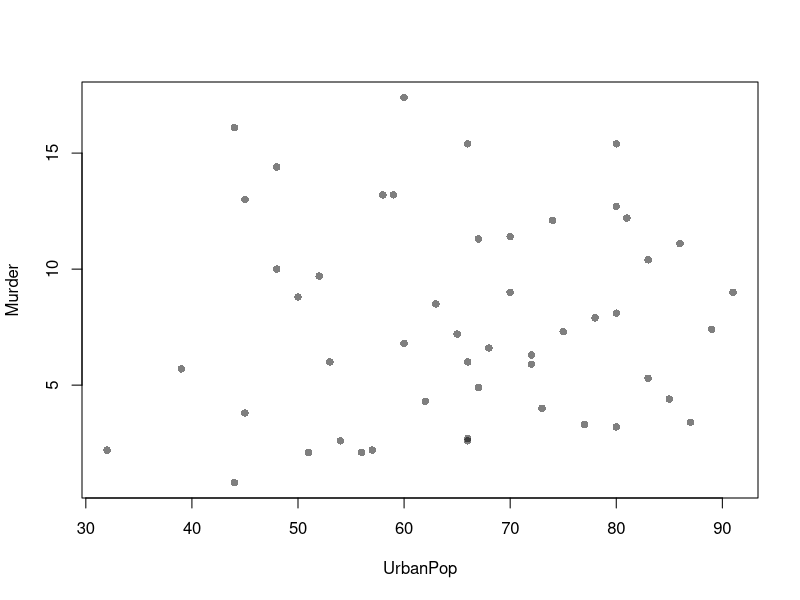
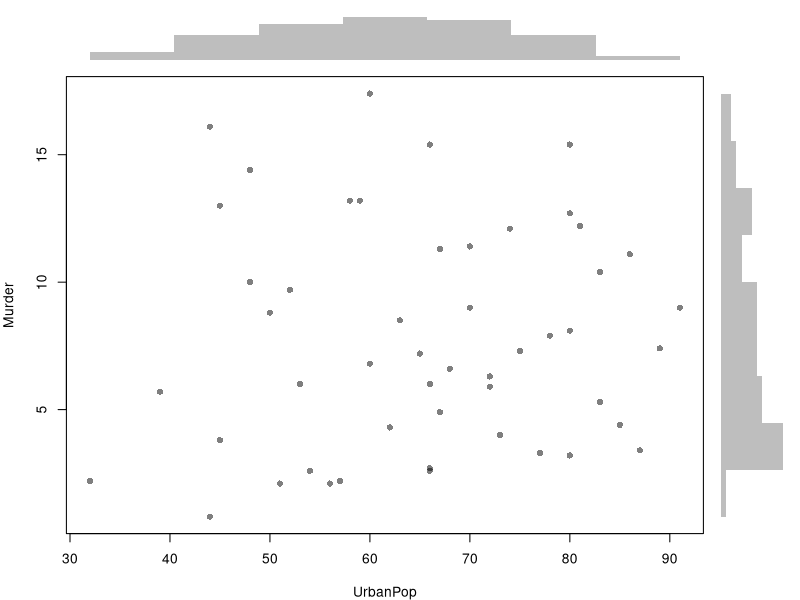
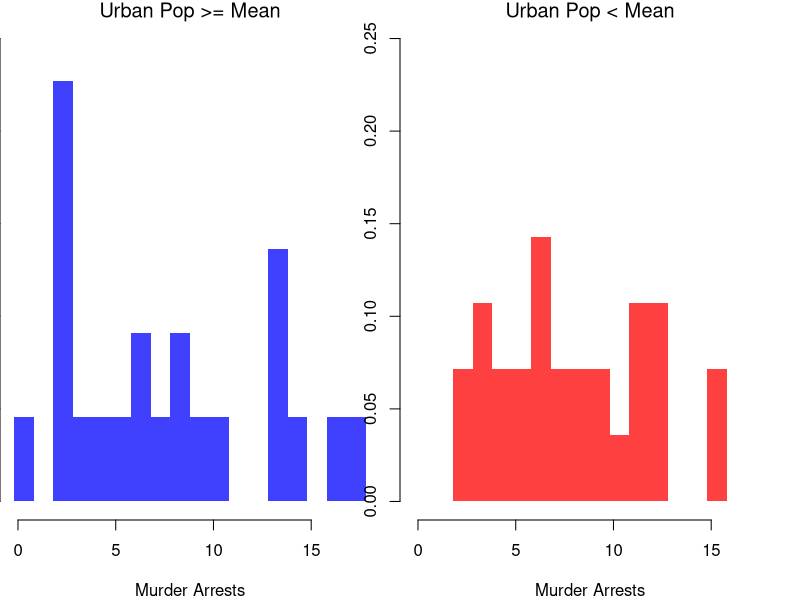
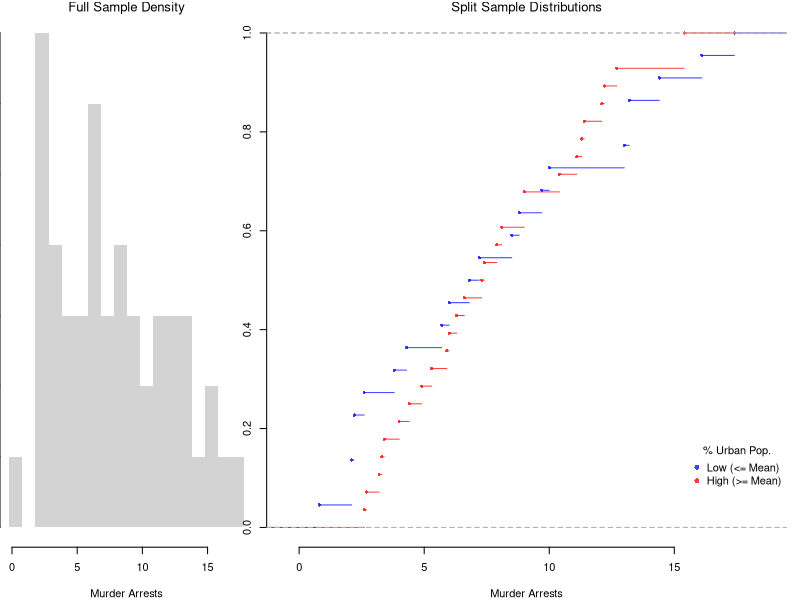
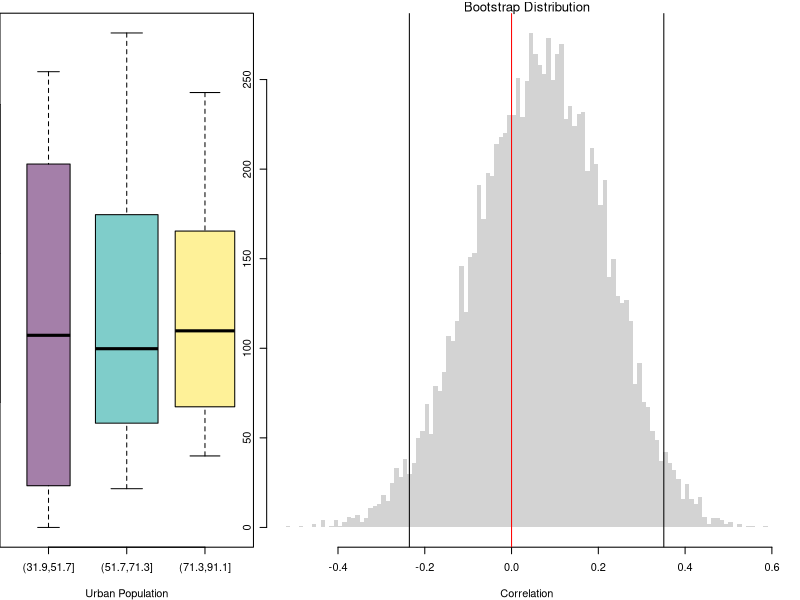
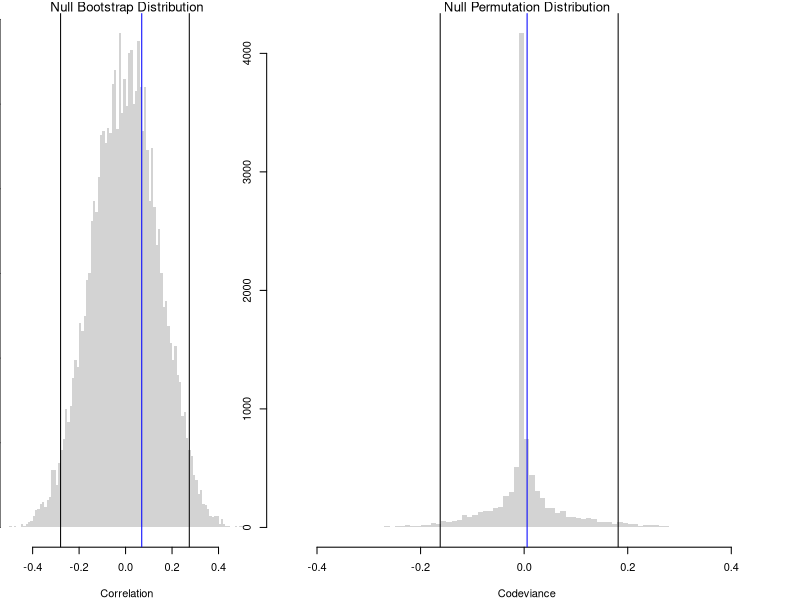
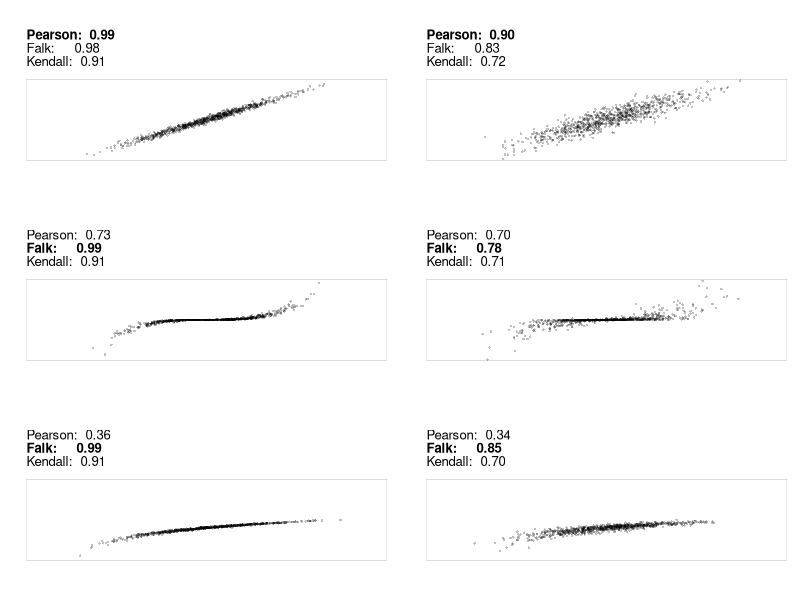
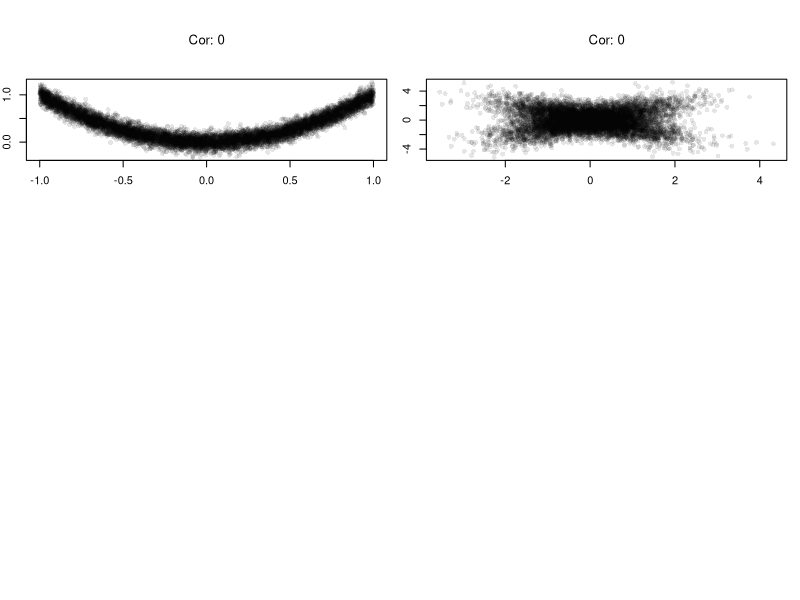

Reproduce these figures in R, in order.
## ---- chunk 1
# Bivariate Data from USArrests
xy <- USArrests[,c('Murder','UrbanPop')]
xy[1,]
## ---- chunk 2
plot(Murder~UrbanPop, USArrests, pch=16, col=grey(0.,.5))
## ---- chunk 3
# Setup Plot
layout( matrix(c(2,0,1,3), ncol=2, byrow=TRUE),
    widths=c(9/10,1/10), heights=c(1/10,9/10))

# Scatterplot
par(mar=c(4,4,1,1))
plot(Murder~UrbanPop, USArrests, pch=16, col=rgb(0,0,0,.5))

# Add Marginals
par(mar=c(0,4,1,1))
xhist <- hist(USArrests[,'UrbanPop'], plot=FALSE)
barplot(xhist[['counts']], axes=FALSE, space=0, border=NA)

par(mar=c(4,0,1,1))
yhist <- hist(USArrests[,'Murder'], plot=FALSE)
barplot(yhist[['counts']], axes=FALSE, space=0, horiz=TRUE, border=NA)
## ---- chunk 4
# Tailored Histogram 
ylim <- c(0,.25)
xbks <-  seq(min(USArrests[,'Murder'])-1, max(USArrests[,'Murder'])+1, by=1)

# Also show more information
# Split Data by Urban Population above/below mean
pop_mean <- mean(USArrests[,'UrbanPop'])
pop_cut <- USArrests[,'UrbanPop']< pop_mean
murder_lowpop <- USArrests[pop_cut,'Murder']
murder_highpop <- USArrests[!pop_cut,'Murder']
cols <- c(low=rgb(0,0,1,.75), high=rgb(1,0,0,.75))

par(mfrow=c(1,2))
hist(murder_lowpop,
    breaks=xbks, col=cols[1],
    main='Urban Pop >= Mean', font.main=1,
    xlab='Murder Arrests', freq=F,
    border=NA, ylim=ylim)

hist(murder_highpop,
    breaks=xbks, col=cols[2],
    main='Urban Pop < Mean', font.main=1,
    xlab='Murder Arrests', freq=F,
    border=NA, ylim=ylim)
## ---- chunk 5
layout( t(c(1,2,2)))
# Full Sample Density
hist(USArrests[,'Murder'], 
    main='Full Sample Density', font.main=1,
    xlab='Murder Arrests',
    breaks=xbks, freq=F, border=NA)

# Split Sample Distribution Comparison
F_lowpop <- ecdf(murder_lowpop)
plot(F_lowpop, col=cols[1],
    pch=16, xlab='Murder Arrests',
    main='Split Sample Distributions',
    font.main=1, bty='n')
F_highpop <- ecdf(murder_highpop)
plot(F_highpop, add=T, col=cols[2], pch=16)

legend('bottomright', col=cols,
    pch=16, bty='n', inset=c(0,.1),
    title='% Urban Pop.',
    legend=c('Low (<= Mean)','High (>= Mean)'))
## ---- chunk 6
# Simple Interactive Scatter Plot
# plot(Assault~UrbanPop, USArrests, col=grey(0,.5), pch=16,
#    cex=USArrests[,'Murder']/diff(range(USArrests[,'Murder']))*2,
#    main='US Murder arrests (per 100,000)')
## ---- chunk 7
# K Groups with even spacing (not even counts)
K <- 3
USArrests[,'UrbanPop_Kcut'] <- cut(USArrests[,'UrbanPop'],K)
table(USArrests[,'UrbanPop_Kcut'] )

# FUll sample
#boxplot(USArrests[,'Murder'], main='',
#    xlab='All Data', ylab='Murder Arrests')

# Boxplots for each group
Kcols <- hcl.colors(K,alpha=.5)
boxplot(Murder~UrbanPop_Kcut, USArrests,
    main='', col=Kcols, 
    varwidth=T, #show number of obs. per group
    xlab='Urban Population', ylab='')

# 4 Groups with equal numbers of observations
#Qcuts <- c(
#    '0%'=min(USArrests[,'UrbanPop'])-10*.Machine[['double.eps']],
#    quantile(USArrests[,'UrbanPop'], probs=c(.25,.5,.75,1)))
#USArrests[,'UrbanPop']_cut <- cut(USArrests[,'UrbanPop'], Qcuts)
#boxplot(Murder~UrbanPop_cut, USArrests, col=hcl.colors(4,alpha=.5))
## ---- chunk 8
# Create the Data
X <- c(0,1,2)
X
Y <- c(0.1,0.3,0.2)
Y

# Compute the Means
mX <- mean(X)
mY <- mean(Y)

# Compute the Deviances
dev_X <- X - mX
dev_Y <- Y - mY

# Compute the Covariance
cov_manual <-  sum(dev_X * dev_Y) / length(X)

# Compute the Standard Deviations
var_X <- sum(dev_X^2) / length(X)
sd_X <- sqrt(var_X)
var_Y <- sum(dev_Y^2) / length(Y)
sd_Y <- sqrt(var_Y)

# Compute the Correlation
cor_manual <- cov_manual / (sd_X * sd_Y)
cor_manual

# Verify with the built-in function
cor(X,Y)
## ---- chunk 9
# Load the Data
xy <- USArrests[,c('Murder','UrbanPop')]
xy_cor <- cor(xy[, 1], xy[, 2])
#plot(xy, pch=16, col=grey(0,.25))
    
# Bootstrap Distribution of Correlation
n <- nrow(xy)
bootstrap_cor <- vector(length=9999)
for(b in seq(bootstrap_cor) ){
    xy_b <- xy[sample(n, replace=T),]
    xy_cor_b <- cor(xy_b[, 1], xy_b[, 2])
    bootstrap_cor[b] <- xy_cor_b
}
hist(bootstrap_cor, breaks=100,
    border=NA, font.main=1,
    xlab='Correlation',
    main='Bootstrap Distribution')

## Test whether correlation is statistically different from 0
boot_ci <- quantile(bootstrap_cor, probs=c(0.025, 0.975))
abline(v=boot_ci)
abline(v=0, col='red')
## ---- chunk 10
xy <- USArrests[,c('Murder','UrbanPop')]
xy_cor <- cor(xy[, 1], xy[, 2])
#plot(xy, pch=16, col=grey(0,.25))
    
# Null Bootstrap Distribution of Correlation
n <- nrow(xy)
null_bootstrap_cor <- vector(length=9999)
for(b in seq(null_bootstrap_cor) ){
    xy_b <- xy
    xy_b[,'UrbanPop'] <- xy[sample(n, replace=T),'UrbanPop'] ## Reshuffle X
    xy_cor_b <- cor(xy_b[, 1], xy_b[, 2])
    null_bootstrap_cor[b] <- xy_cor_b
}
hist(null_bootstrap_cor, breaks=100,
    border=NA, font.main=1,
    xlab='Correlation',
    main='Null Bootstrap Distribution')

## Test whether correlation is statistically different from 0
boot_ci <- quantile(null_bootstrap_cor, probs=c(0.025, 0.975))
abline(v=boot_ci)
abline(v=xy_cor, col='blue')
## ---- chunk 11
codev <- function(xy) {
  # Compute medians for each column
  med <- apply(xy, 2, median)
  # Subtract the medians from each column
  xm <- sweep(xy, 2, med, "-")
  # Compute CoDev
  CoDev <- median(xm[, 1] * xm[, 2])
  # Compute the medians of absolute deviation
  MadProd <- prod( apply(abs(xm), 2, median) )
  # Return the robust correlation measure
  return( CoDev / MadProd)
}
xy_codev <- codev(xy)
xy_codev
## ---- chunk 12
xy <- USArrests[,c('Murder','UrbanPop')]
xy_cor <- cor(xy[, 1], xy[, 2])
#plot(xy, pch=16, col=grey(0,.25))
    
# Null Permutation Distribution of Codeviance
n <- nrow(xy)
null_permutation_codev <- vector(length=9999)
for(b in seq(null_permutation_codev) ){
    xy_b <- xy
    xy_b[,'UrbanPop'] <- xy[sample(n, replace=F),'UrbanPop'] ## Reshuffle X
    xy_codev_b <- codev(xy_b)
    null_permutation_codev[b] <- xy_codev_b
}
hist(null_permutation_codev, breaks=100,
    border=NA, font.main=1,
    xlab='Codeviance',
    main='Null Permutation Distribution')

## Test whether correlation is statistically different from 0
abline(v=quantile(null_permutation_codev, probs=c(0.025, 0.975)))
abline(v=xy_codev, col='blue')
## ---- chunk 13
xy <- USArrests[,c('Murder','UrbanPop')]
xy[,1] <- rank(xy[,1] )
xy[,2] <- rank(xy[,2] )
# plot(xy, pch=16, col=grey(0,.25))
KT <- cor(xy[, 1], xy[, 2], method = "kendall")
round(KT, 3)
## ---- chunk 14
xy <- USArrests[,c('Murder','UrbanPop')]
KT <- cor(xy[, 1], xy[, 2], method="kendall")
## ---- chunk 15
#| fig-width: 8
#| fig-height: 8
## https://commons.wikimedia.org/wiki/File:Correlation_examples2.svg

MyPlot <- function(xy, xlim = c(-4, 4), ylim = c(-3,3)) {
   plot(xy, main ='', xlab = "", ylab = "",
        col = grey(0,.25), pch=16, cex=.5,
        xaxt = "n", yaxt = "n", bty = "n",
        xlim = xlim, ylim = ylim)
    box(lwd=.1)
    
    cor1 <- cor(xy[,1], xy[,2])
    cor2 <- codev(xy)
    cor3 <- cor(xy[,1], xy[,2], method='kendall')
    cors <- c(cor1, cor2, cor3)
    
    #cor3 <- abs(generalCorr::gmcmtx0( xy[,c(1,2)])[2])
    #cor4 <- Rfast::dcor( xy[,1], xy[,2])[[4]]
    #cor5 <- XICOR::xicor( xy[,1], xy[,2]) ## cor( xy[,1], xy[,2], method='kendall') 

    fm <- cors*0 + 1
    fm[which.max(abs(cors))] <- 2
    title(paste0('Pearson:  ',  formatC(cor1, digits=2, format='f')),
        line=3, adj=0, font.main=fm[1])
    title(paste0('Falk:     ',  formatC(cor2, digits=2, format='f')),
        line=2, adj=0, font.main=fm[2])    
    title(paste0('Kendall:  ',  formatC(cor3, digits=2, format='f')),
        line=1, adj=0, font.main=fm[3])
}

MvNormal <- function(n = 1000, cor, f) {
   for (i in cor) {
      sd = matrix(c(1, i, i, 1), ncol = 2)
      x = mvtnorm::rmvnorm(n, c(0, 0), sd)
      x[,2] <- f(x[,2])
      MyPlot(x)
   }
}

output <- function() {
   par(mfrow = c(3, 2), oma = c(0,0,0,0), mar=c(3,2,6,1))
   cor <- c(0.99, 0.9)
   MvNormal(800, cor, function(y){y});
   MvNormal(800, cor, function(y){(y/2)^3});
   MvNormal(800, cor, function(y){log( (y-min(y)+.Machine[['double.eps']])/(max(y)-min(y)) ) });
}
output()
## ---- chunk 16
xy <- USArrests[,c('Murder','UrbanPop')]
xy[,1] <- cut(xy[,1],3)
xy[,2] <- cut(xy[,2],4)
table(xy)

CV <- function(xy){
    # Create a contingency table from the categorical variables
    tbl <- table(xy)
    # Compute the chi-square statistic (without Yates' continuity correction)
    chi2 <- chisq.test(tbl, correct=FALSE)[['statistic']]
    # Total sample size
    n <- sum(tbl)
    # Compute the minimum degrees of freedom (min(rows-1, columns-1))
    df_min <- min(nrow(tbl) - 1, ncol(tbl) - 1)
    # Calculate Cramer's V
    V <- sqrt((chi2 / n) / df_min)
    return(V)
}
CV(xy)

# DescTools::CramerV( table(xy) )
## ---- chunk 17
set.seed(123)
n <- 10000

# X causes Y via Y = X^2 + noise
X <- runif(n, min = -1, max = 1)
epsilon <- rnorm(n, mean = 0, sd = 0.1)
Y <- X^2 + epsilon  # clear causal effect of X on Y
plot(X,Y, pch=16, col=grey(0,.1))

# Correlation over the entire range
title( paste0('Cor: ', round( cor(X, Y), 1) ) ,
    font.main=1)
## ---- chunk 18
# Heterogeneous Effects
X <- rnorm(n) # Randomized "treatment"

# Heterogeneous effects based on group
group <- rbinom(n, size = 1, prob = 0.5)
epsilon <- rnorm(n, mean = 0, sd = 1)
Y <- ifelse(group == 1,
            X + epsilon,   # positive effect
            -X + epsilon)  # negative effect
plot(X,Y, pch=16, col=grey(0,.1))

# Correlation in the pooled sample
title( paste0('Cor: ', round( cor(X, Y), 1) ),
    font.main=1 )
## ---- chunk 19
set.seed(123)
n <- 20000

# Independent components
A <- runif(n)
B <- runif(n)
C <- runif(n)
par(mfrow=c(1,2))
plot(A,B, pch=16, col=grey(0,.1))
title('Independent Variables', font.main=1)

# Ratios with a shared denominator
X <- A / C
Y <- B / C
plot(X,Y, pch=16, col=grey(0,.1))
title('With Common Divisor', font.main=1)

# Correlation
cor(X, Y)
## ---- chunk 20

# Independent traits in the population
test_score        <- rnorm(n, mean = 0, sd = 1)
extracurriculars  <- rnorm(n, mean = 0, sd = 1)

# Selection above thresholds
threshold <- 1.0
admitted <- (test_score > threshold) | (extracurriculars > threshold)
mean(admitted)  # admission rate

par(mfrow = c(1, 2))
# Full population
plot(test_score, extracurriculars,
     pch=16, col=grey(0,.1))
title('General Sample', font.main=1)
# Admitted only
plot(test_score[admitted], extracurriculars[admitted],
     pch=16, col=grey(0,.1))
title('University Sample', font.main=1)
# Correlation among admitted applicants only
cor(test_score[admitted], extracurriculars[admitted])
